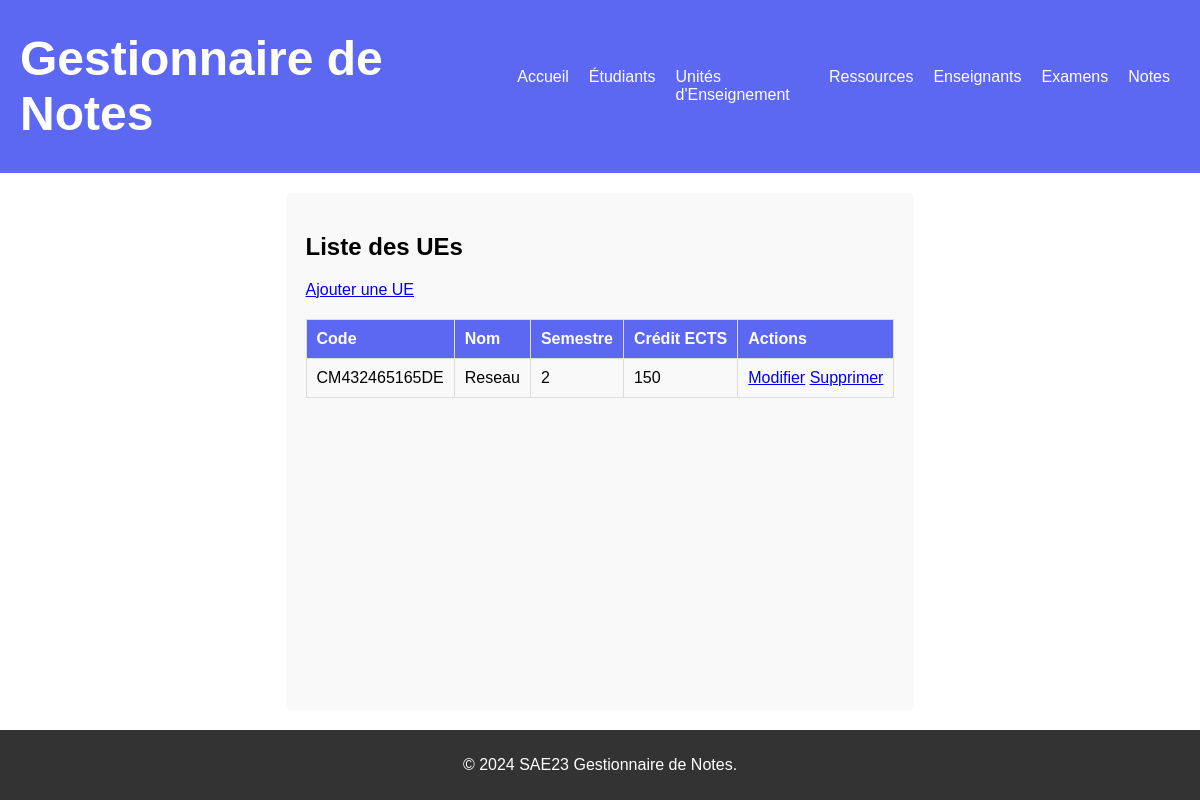
/ues/, run on an earlier commit of the app's database.
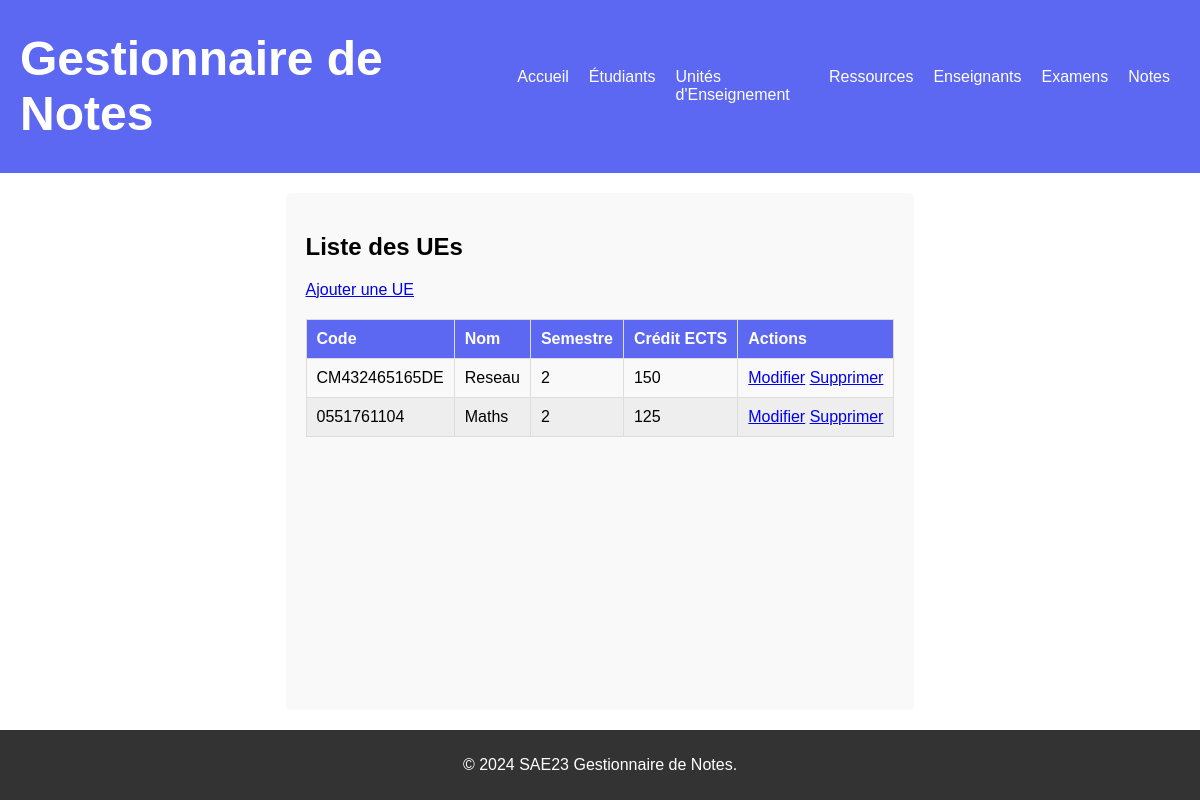
And on a later commit of the database.
### gestionnaire_de_notes/models.py (models this page shows, shortened)
class UE(models.Model):
    code = models.CharField(max_length=30)
    nom = models.CharField(max_length=30)
    semestre = models.CharField(max_length=30)
    credit_ects = models.CharField(max_length=50)

### gestionnaire_de_notes/views.py (the view)
# urls.py: path('ues/', views.ue_list, name='ue_list'),
def ue_list(request):
    ues = UE.objects.all()
    return render(request, 'gestionnaire_de_notes/Ue/liste.html', {'ues': ues})

### gestionnaire_de_notes/templates/gestionnaire_de_notes/Ue/liste.html (shortened to what this page needs)
{% extends 'gestionnaire_de_notes/main.html' %}
{% block content %}
    <h2>Liste des UEs</h2>
    <a href="{% url 'ue_create' %}">Ajouter une UE</a>
    <table>
        <thead>
            <tr>
                <th>Code</th>
                <th>Nom</th>
                <th>Semestre</th>
                <th>Crédit ECTS</th>
                <th>Actions</th>
            </tr>
        </thead>
        <tbody>
            {% for ue in ues %}
                <tr>
                    <td>{{ ue.code }}</td>
                    <td>{{ ue.nom }}</td>
                    <td>{{ ue.semestre }}</td>
                    <td>{{ ue.credit_ects }}</td>
                    <td>
                        <a href="{% url 'ue_update' ue.pk %}">Modifier</a>
                        <a href="{% url 'ue_delete' ue.pk %}">Supprimer</a>
                    </td>
                </tr>
            {% endfor %}
        </tbody>
    </table>
{% endblock %}

What changed in the data, as far as the page shows it:
added UE: code "0551761104", nom "Maths", semestre "2", credit_ects "125"
